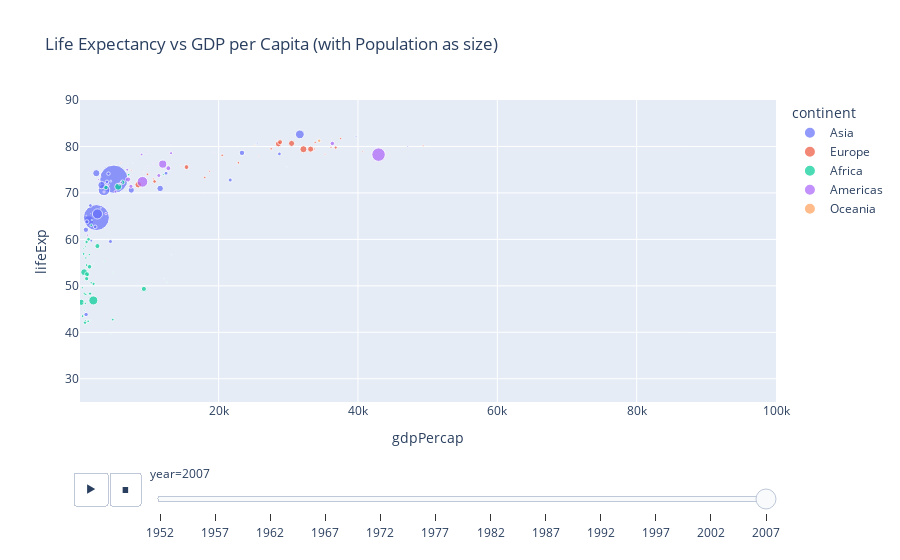

The notebook cell saved with this chart:
### Code cell
# Creating  an interactive scatter plot
fig = px.scatter(
    gapminder, x='gdpPercap', y='lifeExp',
    size='pop', color='continent', hover_name='country',
    animation_frame='year', animation_group='country',
    range_x=[100, 100000], range_y=[25, 90],
    title="Life Expectancy vs GDP per Capita (with Population as size)"
)

# Displaying the plot
fig.show()

### Figure 1 — Plotly figure (JSON) as saved in the notebook; plotly's stock layout.template omitted (floating-point values rounded to 4 significant figures)
{"data": [{"hovertemplate": "<b>%{hovertext}</b><br><br>continent=Asia<br>year=2007<br>gdpPercap=%{x}<br>lifeExp=%{y}<br>pop=%{marker.size}<extra></extra>", "hovertext": ["Afghanistan", "Bahrain", "Bangladesh", "Cambodia", "China", "Hong Kong, China", "India", "Indonesia", "Iran", "Iraq", "Israel", "Japan", "Jordan", "Korea, Dem. Rep.", "Korea, Rep.", "Kuwait", "Lebanon", "Malaysia", "Mongolia", "Myanmar", "Nepal", "Oman", "Pakistan", "Philippines", "Saudi Arabia", "Singapore", "Sri Lanka", "Syria", "Taiwan", "Thailand", "Vietnam", "West Bank and Gaza", "Yemen, Rep."], "ids": ["Afghanistan", "Bahrain", "Bangladesh", "Cambodia", "China", "Hong Kong, China", "India", "Indonesia", "Iran", "Iraq", "Israel", "Japan", "Jordan", "Korea, Dem. Rep.", "Korea, Rep.", "Kuwait", "Lebanon", "Malaysia", "Mongolia", "Myanmar", "Nepal", "Oman", "Pakistan", "Philippines", "Saudi Arabia", "Singapore", "Sri Lanka", "Syria", "Taiwan", "Thailand", "Vietnam", "West Bank and Gaza", "Yemen, Rep."], "legendgroup": "Asia", "marker": {"color": "#636efa", "size": [31889923, 708573, 150448339, 14131858, 1318683096, 6980412, 1110396331, 223547000, 69453570, 27499638, 6426679, 127467972, 6053193, 23301725, 49044790, 2505559, 3921278, 24821286, 2874127, 47761980, 28901790, 3204897, 169270617, 91077287, 27601038, 4553009, 20378239, 19314747, 23174294, 65068149, 85262356, 4018332, 22211743], "sizemode": "area", "sizeref": 3297000.0, "symbol": "circle"}, "mode": "markers", "name": "Asia", "orientation": "v", "showlegend": true, "type": "scatter", "x": [974.6, 29800.0, 1391.0, 1714.0, 4959.0, 39720.0, 2452.0, 3541.0, 11610.0, 4471.0, 25520.0, 31660.0, 4519.0, 1593.0, 23350.0, 47310.0, 10460.0, 12450.0, 3096.0, 944, 1091.0, 22320.0, 2606.0, 3190.0, 21650.0, 47140.0, 3970.0, 4185.0, 28720.0, 7458.0, 2442.0, 3025.0, 2281.0], "xaxis": "x", "y": [43.83, 75.64, 64.06, 59.72, 72.96, 82.21, 64.7, 70.65, 70.96, 59.55, 80.75, 82.6, 72.53, 67.3, 78.62, 77.59, 71.99, 74.24, 66.8, 62.07, 63.78, 75.64, 65.48, 71.69, 72.78, 79.97, 72.4, 74.14, 78.4, 70.62, 74.25, 73.42, 62.7], "yaxis": "y"}, {"hovertemplate": "<b>%{hovertext}</b><br><br>continent=Europe<br>year=2007<br>gdpPercap=%{x}<br>lifeExp=%{y}<br>pop=%{marker.size}<extra></extra>", "hovertext": ["Albania", "Austria", "Belgium", "Bosnia and Herzegovina", "Bulgaria", "Croatia", "Czech Republic", "Denmark", "Finland", "France", "Germany", "Greece", "Hungary", "Iceland", "Ireland", "Italy", "Montenegro", "Netherlands", "Norway", "Poland", "Portugal", "Romania", "Serbia", "Slovak Republic", "Slovenia", "Spain", "Sweden", "Switzerland", "Turkey", "United Kingdom"], "ids": ["Albania", "Austria", "Belgium", "Bosnia and Herzegovina", "Bulgaria", "Croatia", "Czech Republic", "Denmark", "Finland", "France", "Germany", "Greece", "Hungary", "Iceland", "Ireland", "Italy", "Montenegro", "Netherlands", "Norway", "Poland", "Portugal", "Romania", "Serbia", "Slovak Republic", "Slovenia", "Spain", "Sweden", "Switzerland", "Turkey", "United Kingdom"], "legendgroup": "Europe", "marker": {"color": "#EF553B", "size": [3600523, 8199783, 10392226, 4552198, 7322858, 4493312, 10228744, 5468120, 5238460, 61083916, 82400996, 10706290, 9956108, 301931, 4109086, 58147733, 684736, 16570613, 4627926, 38518241, 10642836, 22276056, 10150265, 5447502, 2009245, 40448191, 9031088, 7554661, 71158647, 60776238], "sizemode": "area", "sizeref": 3297000.0, "symbol": "circle"}, "mode": "markers", "name": "Europe", "orientation": "v", "showlegend": true, "type": "scatter", "x": [5937.0, 36130.0, 33690.0, 7446.0, 10680.0, 14620.0, 22830.0, 35280.0, 33210.0, 30470.0, 32170.0, 27540.0, 18010.0, 36180.0, 40680.0, 28570.0, 9254.0, 36800.0, 49360.0, 15390.0, 20510.0, 10810.0, 9787.0, 18680.0, 25770.0, 28820.0, 33860.0, 37510.0, 8458.0, 33200.0], "xaxis": "x", "y": [76.42, 79.83, 79.44, 74.85, 73.0, 75.75, 76.49, 78.33, 79.31, 80.66, 79.41, 79.48, 73.34, 81.76, 78.89, 80.55, 74.54, 79.76, 80.2, 75.56, 78.1, 72.48, 74.0, 74.66, 77.93, 80.94, 80.88, 81.7, 71.78, 79.42], "yaxis": "y"}, {"hovertemplate": "<b>%{hovertext}</b><br><br>continent=Africa<br>year=2007<br>gdpPercap=%{x}<br>lifeExp=%{y}<br>pop=%{marker.size}<extra></extra>", "hovertext": ["Algeria", "Angola", "Benin", "Botswana", "Burkina Faso", "Burundi", "Cameroon", "Central African Republic", "Chad", "Comoros", "Congo, Dem. Rep.", "Congo, Rep.", "Cote d'Ivoire", "Djibouti", "Egypt", "Equatorial Guinea", "Eritrea", "Ethiopia", "Gabon", "Gambia", "Ghana", "Guinea", "Guinea-Bissau", "Kenya", "Lesotho", "Liberia", "Libya", "Madagascar", "Malawi", "Mali", "Mauritania", "Mauritius", "Morocco", "Mozambique", "Namibia", "Niger", "Nigeria", "Reunion", "Rwanda", "Sao Tome and Principe", "Senegal", "Sierra Leone", "Somalia", "South Africa", "Sudan", "Swaziland", "Tanzania", "Togo", "Tunisia", "Uganda", "Zambia", "Zimbabwe"], "ids": ["Algeria", "Angola", "Benin", "Botswana", "Burkina Faso", "Burundi", "Cameroon", "Central African Republic", "Chad", "Comoros", "Congo, Dem. Rep.", "Congo, Rep.", "Cote d'Ivoire", "Djibouti", "Egypt", "Equatorial Guinea", "Eritrea", "Ethiopia", "Gabon", "Gambia", "Ghana", "Guinea", "Guinea-Bissau", "Kenya", "Lesotho", "Liberia", "Libya", "Madagascar", "Malawi", "Mali", "Mauritania", "Mauritius", "Morocco", "Mozambique", "Namibia", "Niger", "Nigeria", "Reunion", "Rwanda", "Sao Tome and Principe", "Senegal", "Sierra Leone", "Somalia", "South Africa", "Sudan", "Swaziland", "Tanzania", "Togo", "Tunisia", "Uganda", "Zambia", "Zimbabwe"], "legendgroup": "Africa", "marker": {"color": "#00cc96", "size": [33333216, 12420476, 8078314, 1639131, 14326203, 8390505, 17696293, 4369038, 10238807, 710960, 64606759, 3800610, 18013409, 496374, 80264543, 551201, 4906585, 76511887, 1454867, 1688359, 22873338, 9947814, 1472041, 35610177, 2012649, 3193942, 6036914, 19167654, 13327079, 12031795, 3270065, 1250882, 33757175, 19951656, 2055080, 12894865, 135031164, 798094, 8860588, 199579, 12267493, 6144562, 9118773, 43997828, 42292929, 1133066, 38139640, 5701579, 10276158, 29170398, 11746035, 12311143], "sizemode": "area", "sizeref": 3297000.0, "symbol": "circle"}, "mode": "markers", "name": "Africa", "orientation": "v", "showlegend": true, "type": "scatter", "x": [6223.0, 4797.0, 1441.0, 12570.0, 1217.0, 430.1, 2042.0, 706.0, 1704.0, 986.1, 277.6, 3633.0, 1545.0, 2082.0, 5581.0, 12150.0, 641.4, 690.8, 13210.0, 752.7, 1328.0, 942.7, 579.2, 1463.0, 1569.0, 414.5, 12060.0, 1045.0, 759.3, 1043.0, 1803.0, 10960.0, 3820.0, 823.7, 4811.0, 619.7, 2014.0, 7670.0, 863.1, 1598.0, 1712.0, 862.5, 926.1, 9270.0, 2602.0, 4513.0, 1107.0, 883.0, 7093.0, 1056.0, 1271.0, 469.7], "xaxis": "x", "y": [72.3, 42.73, 56.73, 50.73, 52.3, 49.58, 50.43, 44.74, 50.65, 65.15, 46.46, 55.32, 48.33, 54.79, 71.34, 51.58, 58.04, 52.95, 56.73, 59.45, 60.02, 56.01, 46.39, 54.11, 42.59, 45.68, 73.95, 59.44, 48.3, 54.47, 64.16, 72.8, 71.16, 42.08, 52.91, 56.87, 46.86, 76.44, 46.24, 65.53, 63.06, 42.57, 48.16, 49.34, 58.56, 39.61, 52.52, 58.42, 73.92, 51.54, 42.38, 43.49], "yaxis": "y"}, {"hovertemplate": "<b>%{hovertext}</b><br><br>continent=Americas<br>year=2007<br>gdpPercap=%{x}<br>lifeExp=%{y}<br>pop=%{marker.size}<extra></extra>", "hovertext": ["Argentina", "Bolivia", "Brazil", "Canada", "Chile", "Colombia", "Costa Rica", "Cuba", "Dominican Republic", "Ecuador", "El Salvador", "Guatemala", "Haiti", "Honduras", "Jamaica", "Mexico", "Nicaragua", "Panama", "Paraguay", "Peru", "Puerto Rico", "Trinidad and Tobago", "United States", "Uruguay", "Venezuela"], "ids": ["Argentina", "Bolivia", "Brazil", "Canada", "Chile", "Colombia", "Costa Rica", "Cuba", "Dominican Republic", "Ecuador", "El Salvador", "Guatemala", "Haiti", "Honduras", "Jamaica", "Mexico", "Nicaragua", "Panama", "Paraguay", "Peru", "Puerto Rico", "Trinidad and Tobago", "United States", "Uruguay", "Venezuela"], "legendgroup": "Americas", "marker": {"color": "#ab63fa", "size": [40301927, 9119152, 190010647, 33390141, 16284741, 44227550, 4133884, 11416987, 9319622, 13755680, 6939688, 12572928, 8502814, 7483763, 2780132, 108700891, 5675356, 3242173, 6667147, 28674757, 3942491, 1056608, 301139947, 3447496, 26084662], "sizemode": "area", "sizeref": 3297000.0, "symbol": "circle"}, "mode": "markers", "name": "Americas", "orientation": "v", "showlegend": true, "type": "scatter", "x": [12780.0, 3822.0, 9066.0, 36320.0, 13170.0, 7007.0, 9645.0, 8948.0, 6025.0, 6873.0, 5728.0, 5186.0, 1202.0, 3548.0, 7321.0, 11980.0, 2749.0, 9809.0, 4173.0, 7409.0, 19330.0, 18010.0, 42950.0, 10610.0, 11420.0], "xaxis": "x", "y": [75.32, 65.55, 72.39, 80.65, 78.55, 72.89, 78.78, 78.27, 72.23, 74.99, 71.88, 70.26, 60.92, 70.2, 72.57, 76.19, 72.9, 75.54, 71.75, 71.42, 78.75, 69.82, 78.24, 76.38, 73.75], "yaxis": "y"}, {"hovertemplate": "<b>%{hovertext}</b><br><br>continent=Oceania<br>year=2007<br>gdpPercap=%{x}<br>lifeExp=%{y}<br>pop=%{marker.size}<extra></extra>", "hovertext": ["Australia", "New Zealand"], "ids": ["Australia", "New Zealand"], "legendgroup": "Oceania", "marker": {"color": "#FFA15A", "size": [20434176, 4115771], "sizemode": "area", "sizeref": 3297000.0, "symbol": "circle"}, "mode": "markers", "name": "Oceania", "orientation": "v", "showlegend": true, "type": "scatter", "x": [34440.0, 25190.0], "xaxis": "x", "y": [81.23, 80.2], "yaxis": "y"}], "layout": {"autosize": true, "legend": {"itemsizing": "constant", "title": {"text": "continent"}, "tracegroupgap": 0}, "sliders": [{"active": 11, "currentvalue": {"prefix": "year="}, "len": 0.9, "pad": {"b": 10, "t": 60}, "steps": [{"args": [["1952"], {"frame": {"duration": 0, "redraw": false}, "fromcurrent": true, "mode": "immediate", "transition": {"duration": 0, "easing": "linear"}}], "label": "1952", "method": "animate"}, {"args": [["1957"], {"frame": {"duration": 0, "redraw": false}, "fromcurrent": true, "mode": "immediate", "transition": {"duration": 0, "easing": "linear"}}], "label": "1957", "method": "animate"}, {"args": [["1962"], {"frame": {"duration": 0, "redraw": false}, "fromcurrent": true, "mode": "immediate", "transition": {"duration": 0, "easing": "linear"}}], "label": "1962", "method": "animate"}, {"args": [["1967"], {"frame": {"duration": 0, "redraw": false}, "fromcurrent": true, "mode": "immediate", "transition": {"duration": 0, "easing": "linear"}}], "label": "1967", "method": "animate"}, {"args": [["1972"], {"frame": {"duration": 0, "redraw": false}, "fromcurrent": true, "mode": "immediate", "transition": {"duration": 0, "easing": "linear"}}], "label": "1972", "method": "animate"}, {"args": [["1977"], {"frame": {"duration": 0, "redraw": false}, "fromcurrent": true, "mode": "immediate", "transition": {"duration": 0, "easing": "linear"}}], "label": "1977", "method": "animate"}, {"args": [["1982"], {"frame": {"duration": 0, "redraw": false}, "fromcurrent": true, "mode": "immediate", "transition": {"duration": 0, "easing": "linear"}}], "label": "1982", "method": "animate"}, {"args": [["1987"], {"frame": {"duration": 0, "redraw": false}, "fromcurrent": true, "mode": "immediate", "transition": {"duration": 0, "easing": "linear"}}], "label": "1987", "method": "animate"}, {"args": [["1992"], {"frame": {"duration": 0, "redraw": false}, "fromcurrent": true, "mode": "immediate", "transition": {"duration": 0, "easing": "linear"}}], "label": "1992", "method": "animate"}, {"args": [["1997"], {"frame": {"duration": 0, "redraw": false}, "fromcurrent": true, "mode": "immediate", "transition": {"duration": 0, "easing": "linear"}}], "label": "1997", "method": "animate"}, {"args": [["2002"], {"frame": {"duration": 0, "redraw": false}, "fromcurrent": true, "mode": "immediate", "transition": {"duration": 0, "easing": "linear"}}], "label": "2002", "method": "animate"}, {"args": [["2007"], {"frame": {"duration": 0, "redraw": false}, "fromcurrent": true, "mode": "immediate", "transition": {"duration": 0, "easing": "linear"}}], "label": "2007", "method": "animate"}], "x": 0.1, "xanchor": "left", "y": 0, "yanchor": "top"}], "title": {"text": "Life Expectancy vs GDP per Capita (with Population as size)"}, "updatemenus": [{"active": 0, "buttons": [{"args": [null, {"frame": {"duration": 500, "redraw": false}, "fromcurrent": true, "mode": "immediate", "transition": {"duration": 500, "easing": "linear"}}], "label": "&#9654;", "method": "animate"}, {"args": [[null], {"frame": {"duration": 0, "redraw": false}, "fromcurrent": true, "mode": "immediate", "transition": {"duration": 0, "easing": "linear"}}], "label": "&#9724;", "method": "animate"}], "direction": "left", "pad": {"r": 10, "t": 70}, "showactive": false, "type": "buttons", "x": 0.1, "xanchor": "right", "y": 0, "yanchor": "top"}], "xaxis": {"anchor": "y", "domain": [0, 1], "range": [100, 100000], "title": {"text": "gdpPercap"}, "type": "linear"}, "yaxis": {"anchor": "x", "domain": [0, 1], "range": [25, 90], "title": {"text": "lifeExp"}, "type": "linear"}}}
